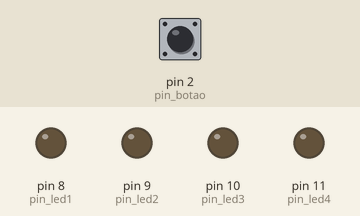
Bench run of a sketch on a simulated Arduino Uno, built with avr-gcc and run on an emulated ATmega328P. On the bench: output pins drawn as LEDs (lit = HIGH). The test bench sets the inputs (shaded band); at power-on: pin 2 (pin_botao) LOW.

Above: at 1.2 s.
1.3 s: pin 2 (pin_botao) pulled HIGH for 0.15 s
At 1.37 s:
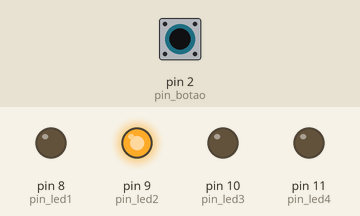
2.9 s: pin 2 (pin_botao) pulled HIGH for 3.2 s
At 6.6 s:
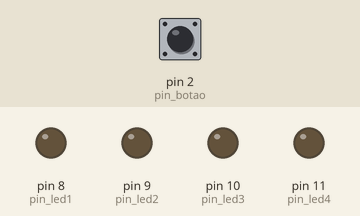
Timing chart, 0 to 8.1 s (numbered marks = the images above; inputs shaded):
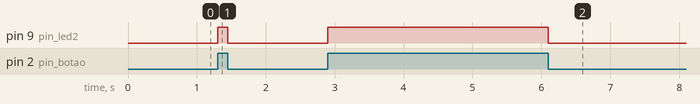

Measured:
- after the input at 1.3 s, pin 9 (pin_led2): LOW → HIGH at once, → LOW 0.15 s later
- after the input at 2.9 s, pin 9 (pin_led2): LOW → HIGH at once, → LOW 3.2 s later

The sketch:

EXEMPLO3.ino
```cpp
#define pin_led1 8
#define pin_led2 9
#define pin_led3 10
#define pin_led4 11
#define pin_botao 2

void setup() {
 pinMode(pin_led1, OUTPUT);
 pinMode(pin_led2, OUTPUT);
 pinMode(pin_led3, OUTPUT);
 pinMode(pin_led4, OUTPUT);
 pinMode(pin_botao, INPUT);

}

void loop() {
  bool estado = digitalRead(pin_botao);
  if (estado == 1) {
    digitalWrite(pin_led2, HIGH);
  } else {
    digitalWrite(pin_led2, LOW);
  }
}
```
